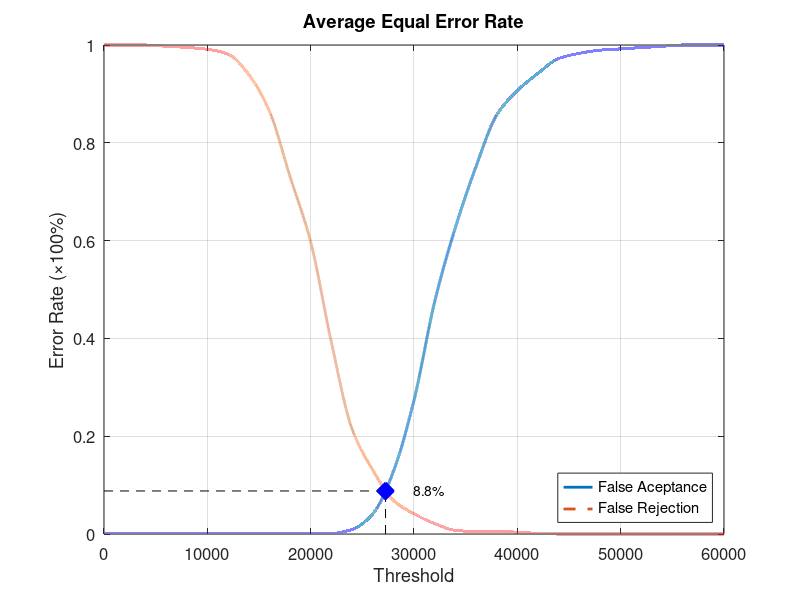
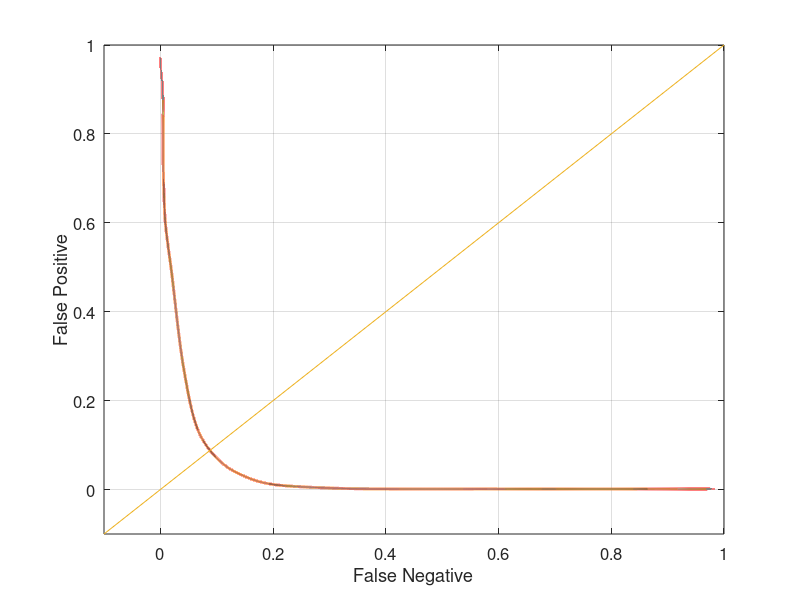

The MATLAB script that drew these images, in order:
function yEER = Experiment5Average
close all;
clear;
clc;
x = 0:2000:60000;
xq = 0:0.5:60000;

y0 = [0 0.00131579 0.00131579 0.00131579 0.00131579 0.00131579 0.00131579 0.00131579 0.00131579 0.00131579 0.00131579 0.00131579 0.00921053 0.0407895 0.127632 0.273684 0.475 0.626316 0.751316 0.856579 0.906579 0.942105 0.972368 0.982895 0.989474 0.992105 0.994737 0.997368 1 1 1];
yy0 = interp1(x, y0, xq, 'pchip');
y1 = [1 1 1 0.9975 0.995 0.99125 0.98125 0.94 0.865 0.73125 0.5975 0.3925 0.215 0.13125 0.06875 0.04125 0.02125 0.0075 0.005 0.005 0.00375 0.00125 0 0 0 0 0 0 0 0 0];
yy1 = interp1(x, y1, xq, 'pchip');

% Calculating EER: 
y2 = abs(y0 - y1);
find(y2 == min(y2))
yy2 = abs(yy0 - yy1);
xEER = find(yy2 == min(yy2));
xEERIndex = xq(xEER) % X-axis EER
yEER = yy0(xEER) % Y-axis EER

main = figure
plot(xq, yy0,'-','LineWidth', 2);	hold on
plot(xq, yy1,'--','LineWidth', 2);	hold on
plot([xEERIndex xEERIndex], [0 yEER], 'k--');	hold on
plot([0 xEERIndex], [yEER yEER], 'k--');	hold on
plot(xEERIndex, yEER, 'bx', 'LineWidth', 10);	hold on
text(xEERIndex + 10 * xEERIndex / 100, yEER, [num2str(round((10000 * yEER)) / 100) '%'])
legend('False Aceptance', 'False Rejection', 'Location', 'SouthEast')
xlabel('Threshold')
ylabel('Error Rate (\times100%)')
title('Average Equal Error Rate')
set(gca, 'FontSize', 12)
axis([0 60000 0 1])
grid on

print(main, 'Experiment5AverageMain', '-dpng');
FNRxFPR = figure('Color', [1 1 1]);
plot(yy1, yy0, '-', yy1, yy0, 'LineWidth', 2);
hold on
y = -0.1:0.1:1
plot(y, y); 
set(gca, 'FontSize', 12)
xlabel('False Negative')
ylabel('False Positive')
axis([-0.1 1 -0.1 1])
set(gca, 'FontSize', 12)
grid on

print(FNRxFPR, 'Experiment5AverageFNRxFPR','-dpng');
end
